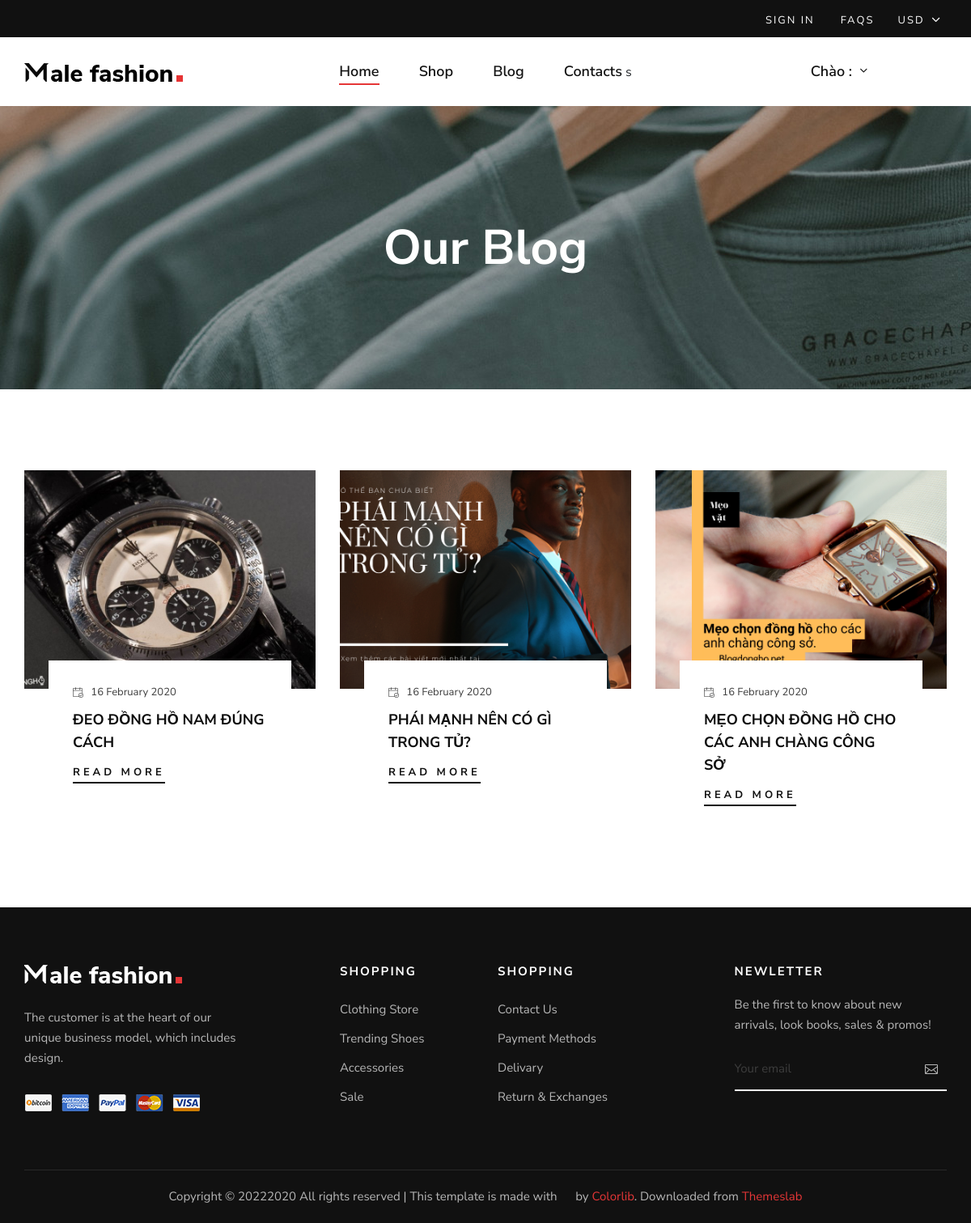
Screenshot of /blog.php with the database file from the repository.
### tables this page shows
CREATE TABLE `tbl_blogs` (
  `id` int(11) NOT NULL,
  `name` varchar(255) NOT NULL,
  `product_desc` text NOT NULL,
  `image` varchar(255) NOT NULL,
  `date_blogs` datetime NOT NULL
);

### classes/blog.php (called while the page is built, shortened)
<?php
	$filepath = realpath(dirname(__FILE__));
	include_once ($filepath.'/../lib/database.php');
?>
<?php
	class blog
	{
		private $db;
		public function __construct()
		{
			$this->db = new Database();
		}
		public function getall_blogs(){
			$query = "SELECT * FROM tbl_blogs";
			$result = $this->db->select($query);
			return $result;
		}
	}
?>

### lib/database.php (called while the page is built, shortened)
<?php
Class Database{
   public $host   = DB_HOST;
   public $user   = DB_USER;
   public $pass   = DB_PASS;
   public $dbname = DB_NAME;
   public $link;
private function connectDB(){
   $this->link = new mysqli($this->host, $this->user, $this->pass,
    $this->dbname);
 }
public function select($query){
  $result = $this->link->query($query) or
   die($this->link->error.__LINE__);
  if($result->num_rows > 0){
    return $result;
  } else {
    return false;
  }
 }
}

### blog.php (the view)
<?php include 'inc/header.php';?>
<section class="breadcrumb-blog set-bg" data-setbg="./public/user/img/breadcrumb-bg.jpg">
        <div class="container">
            <div class="row">
                <div class="col-lg-12">
                    <h2>Our Blog</h2>
                </div>
            </div>
        </div>
    </section>
    <section class="blog spad">
        <div class="container">
            <div class="row">
            <?php
                         $getall_blogs = $bl->getall_blogs();
                         if($getall_blogs){
                             while(
                                 $result = $getall_blogs ->fetch_assoc()
                             ){
                    ?>
                <div class="col-lg-4 col-md-6 col-sm-6">
                    <div class="blog__item">
                        <div class="blog__item__pic set-bg" data-setbg="admin/uploads/<?php echo $result['image'] ?>"></div>
                        <div class="blog__item__text">
                            <span><img src="img/icon/calendar.png" alt=""> 16 February 2020</span>
                            <h5><?php
                         echo $result['name']
                            ?></h5>
                            <a href="blogdetail.php?id=<?php echo $result['id'] ?>">Read More</a>
                        </div>
                    </div>
                </div>
               <?php
                             }
                            }
?>
            </div>
        </div>
    </section>
<?php include 'inc/footer.php';?>

### public/user/css/style.css (style rules this page uses)
html, body { height: 100%; font-family: "Nunito Sans", sans-serif; -webkit-font-smoothing: antialiased; }
h1, h2, h3, h4, h5, h6 { margin: 0; color: #111111; font-weight: 400; font-family: "Nunito Sans", sans-serif; }
h2 { font-size: 36px; }
h5 { font-size: 18px; }
img { max-width: 100%; }
.set-bg { background-repeat: no-repeat; background-size: cover; background-position: top center; }
.spad { padding-top: 100px; padding-bottom: 100px; }
.blog { padding-bottom: 55px; }
.breadcrumb-blog { text-align: center; display: -webkit-box; display: -ms-flexbox; display: flex; -webkit-box-align: center; -ms-flex-align: center; align-items: center; -webkit-box-pack: center; -ms-flex-pack: center; justify-content: center; height: 350px; }
.breadcrumb-blog h2 { color: #ffffff; font-size: 60px; font-weight: 700; }
.blog__item { margin-bottom: 45px; }
.blog__item__pic { height: 270px; }
.blog__item__text { padding: 30px 30px 25px; margin: 0 30px; margin-top: -35px; background: #ffffff; -webkit-transition: all, 0.3s; -o-transition: all, 0.3s; transition: all, 0.3s; }
.blog__item__text span { color: #3d3d3d; font-size: 13px; display: block; margin-bottom: 10px; }
.blog__item__text span img { margin-right: 6px; }
.blog__item__text h5 { color: #0d0d0d; font-weight: 700; line-height: 28px; margin-bottom: 10px; }
.blog__item__text a { display: inline-block; color: #111111; font-size: 13px; font-weight: 700; letter-spacing: 4px; text-transform: uppercase; padding: 3px 0; position: relative; }
.blog__item__text a:after { position: absolute; left: 0; bottom: 0; width: 100%; height: 2px; background: #111111; content: ""; -webkit-transition: all, 0.3s; -o-transition: all, 0.3s; transition: all, 0.3s; }
@media only screen and (min-width: 1200px) { .container { max-width: 1170px; } }

### rows the page displays
tbl_blogs: shows a picture, name "ĐEO ĐỒNG HỒ NAM ĐÚNG CÁCH"
tbl_blogs: shows a picture, name "PHÁI MẠNH NÊN CÓ GÌ TRONG TỦ?"
tbl_blogs: shows a picture, name "MẸO CHỌN ĐỒNG HỒ CHO CÁC ANH CHÀNG CÔNG SỞ"
